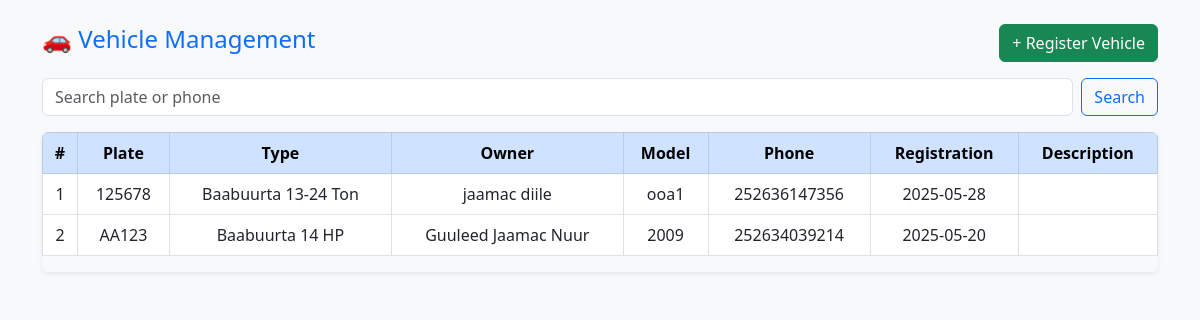
The page /dashboard/form.php (signed in) on the database its author committed.
### tables this page shows
CREATE TABLE `vehiclemanagement` (
  `id` int(11) NOT NULL,
  `platenumber` varchar(50) NOT NULL,
  `vehicletype` varchar(100) NOT NULL,
  `carname` varchar(100) DEFAULT NULL,
  `owner` varchar(100) NOT NULL,
  `registration_date` date NOT NULL,
  `created_at` timestamp NOT NULL DEFAULT current_timestamp(),
  `mother_name` varchar(100) DEFAULT NULL,
  `phone` varchar(20) DEFAULT NULL,
  `user_id` int(11) DEFAULT NULL,
  `model` varchar(100) DEFAULT NULL
);

### dashboard/form.php (the view, shortened to what this page needs)
<?php
include '../db.php';
$search = $_GET['search'] ?? '';
$where = "WHERE 1=1";
$vehicles = $conn->query("SELECT * FROM vehiclemanagement $where ORDER BY id DESC");
?>
<!DOCTYPE html>
<html>
<head>
  <link href="https://cdn.jsdelivr.net/npm/bootstrap@5.3.0/dist/css/bootstrap.min.css" rel="stylesheet">
</head>
<body class="bg-light">
<div class="container my-4">
  <div class="d-flex justify-content-between align-items-center mb-3">
    <h4 class="text-primary">🚗 Vehicle Management</h4>
    <button class="btn btn-success" data-bs-toggle="modal" data-bs-target="#registerModal">+ Register Vehicle</button>
  </div>
  <form method="GET" class="mb-3 d-flex gap-2">
    <input type="text" name="search" class="form-control" placeholder="Search plate or phone" value="<?= htmlspecialchars($search) ?>">
    <button class="btn btn-outline-primary">Search</button>
  </form>
  <div class="table-responsive shadow-sm rounded">
    <table class="table table-bordered table-hover text-center">
      <thead class="table-primary">
        <tr>
          <th>#</th>
          <th>Plate</th>
          <th>Type</th>
          <th>Owner</th>
          <th>Model</th>
          <th>Phone</th>
          <th>Registration</th>
          <th>Description</th>
        </tr>
      </thead>
      <tbody>
        <?php $i = 1; while ($row = $vehicles->fetch_assoc()): ?>
        <tr>
          <td><?= $i++ ?></td>
          <td><?= $row['platenumber'] ?></td>
          <td><?= $row['vehicletype'] ?></td>
          <td><?= $row['owner'] ?></td>
          <td><?= $row['model'] ?></td>
          <td><?= $row['phone'] ?></td>
          <td><?= $row['registration_date'] ?></td>
          <td><?= $row['description'] ?></td>
        </tr>
        <?php endwhile; ?>
      </tbody>
    </table>
  </div>
</div>
</body>
</html>

### rows shown on the page
vehiclemanagement: platenumber "125678", vehicletype "Baabuurta 13-24 Ton", owner "jaamac diile", model "ooa1", phone "252636147356", registration_date "2025-05-28"
vehiclemanagement: platenumber "AA123", vehicletype "Baabuurta 14 HP", owner "Guuleed Jaamac Nuur", model "2009", phone "252634039214", registration_date "2025-05-20"
